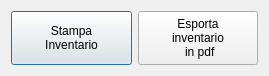
<?xml version="1.0" encoding="UTF-8"?>
<ui version="4.0">
 <class>inventario</class>
 <widget class="QDialog" name="inventario">
  <property name="geometry">
   <rect>
    <x>0</x>
    <y>0</y>
    <width>269</width>
    <height>66</height>
   </rect>
  </property>
  <property name="sizePolicy">
   <sizepolicy hsizetype="Fixed" vsizetype="Fixed">
    <horstretch>0</horstretch>
    <verstretch>0</verstretch>
   </sizepolicy>
  </property>
  <property name="windowTitle">
   <string>Inventario</string>
  </property>
  <property name="windowIcon">
   <iconset resource="../lylibrary/biblio.qrc">
    <normaloff>:/images/documentation.png</normaloff>:/images/documentation.png</iconset>
  </property>
  <layout class="QGridLayout" name="gridLayout">
   <item row="0" column="0">
    <widget class="QPushButton" name="print_inv">
     <property name="minimumSize">
      <size>
       <width>0</width>
       <height>54</height>
      </size>
     </property>
     <property name="maximumSize">
      <size>
       <width>16777215</width>
       <height>54</height>
      </size>
     </property>
     <property name="text">
      <string>Stampa
Inventario</string>
     </property>
    </widget>
   </item>
   <item row="0" column="1">
    <widget class="QPushButton" name="print_pdf">
     <property name="minimumSize">
      <size>
       <width>0</width>
       <height>54</height>
      </size>
     </property>
     <property name="maximumSize">
      <size>
       <width>16777215</width>
       <height>54</height>
      </size>
     </property>
     <property name="sizeIncrement">
      <size>
       <width>0</width>
       <height>54</height>
      </size>
     </property>
     <property name="baseSize">
      <size>
       <width>0</width>
       <height>54</height>
      </size>
     </property>
     <property name="text">
      <string>Esporta 
inventario
 in pdf</string>
     </property>
    </widget>
   </item>
  </layout>
 </widget>
 <layoutdefault spacing="6" margin="11"/>
 <resources>
  <include location="../lylibrary/biblio.qrc"/>
 </resources>
 <connections/>
</ui>
